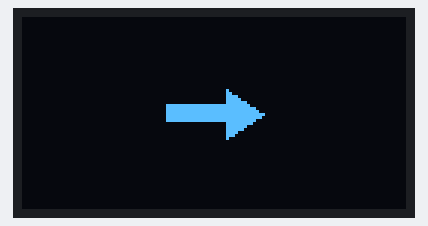
The sketch below on a simulated ESP32. On the bench: 128×64 one-colour display.

Above: at 0.59 s.
At 19.8 s:
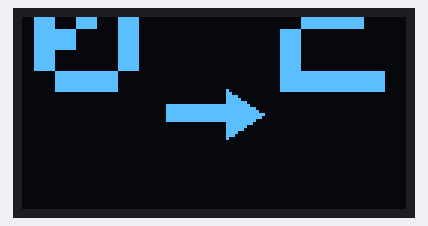
At 39.03 s:
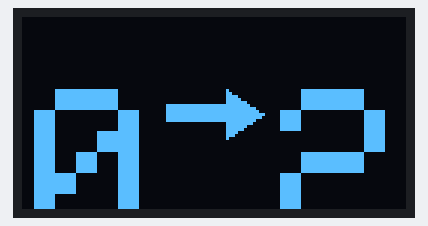

The sketch:

displayTest.ino
```cpp
#include <Wire.h>
#include <display.h>

void setup() {
  Serial.begin(115200);

  // Start I2C on chosen pins
  Wire.begin(I2C_SDA, I2C_SCL);

  //Prevents ESP32 from working if display setup has failed
  if (!display.begin(SSD1306_SWITCHCAPVCC, OLED_ADDR)) {
    Serial.println("SSD1306 allocation failed");
    while (true);
  }
  startNodeUpdate(2);
  //startText();
}

void loop() {
  updateDisplay();
}
```

display.cpp
```cpp
#include <display.h>
#include <Arduino.h>
#include <Adafruit_GFX.h>
#include <Adafruit_SSD1306.h>


const short SCREEN_WIDTH = 128;
const short SCREEN_HEIGHT = 64;
const short I2C_SDA = 8;
const short I2C_SCL = 9;

Adafruit_SSD1306 display(SCREEN_WIDTH, SCREEN_HEIGHT, &Wire);

displayState currDisplayState = TEXT;

//Function to Draw arrow on display
void drawArrow32x16(int x, int y) {
  const short width = 32;
  const short height = 16;

  const short shaftLength = 20;      // body length
  const short shaftThickness = 6;    // thickness of shaft

  const short centerY = y + height / 2;

  // Shaft (rectangle)
  display.fillRect(x, centerY - shaftThickness / 2,
                   shaftLength, shaftThickness,
                   SSD1306_WHITE);

  // Arrow head (triangle)
  display.fillTriangle(
    x + shaftLength, y,              // top back of head
    x + shaftLength, y + height,     // bottom back of head
    x + width, centerY,              // tip
    SSD1306_WHITE
  );
}

const short arrowX = 48;
const short arrowY = 24;
const short centre = 8;
short scrollVertical = 8;
const short uiInterval = 1;

unsigned long lastDisplayUpdate = 0;
short currentNode = 0;
short nextNode = 0;

/*
void nodeUpdate() {
  //Draws arrow
  display.clearDisplay();
  drawArrow32x16(arrowX, arrowY);

  //Draws Static Text
  display.setTextSize(7);
  display.setTextColor(SSD1306_WHITE);
  display.setCursor(4, scrollVertical);
  display.print(currentNode);
  display.setCursor(86, scrollVertical);
  display.print(nextNode);
  display.display();

  currentNode = nextNode;
  currDisplayState = IDLE;
}
*/

void nodeScroll() {
  unsigned long currentMillis = millis();

  //Check if enough time has elapsed to update animation
  if (currentMillis - lastDisplayUpdate >= uiInterval)
  {
    lastDisplayUpdate = currentMillis;

    //Draws arrow
    display.clearDisplay();
    drawArrow32x16(arrowX, arrowY);

    //Draws Scrolling Text
    display.setTextSize(7);
    display.setTextColor(SSD1306_WHITE);
    display.setCursor(4, scrollVertical);
    display.print(currentNode);
    display.setCursor(86, scrollVertical);
    display.print(nextNode);
    display.display();

    //Decrement y pos of node numbers
    scrollVertical -=4;

    //If scrolled to the top, jump to the bottom
    if (scrollVertical < -64 && scrollVertical > -100) {
      nodeScrollUpdate();
    }
  }
}

void nodeScrollUpdate() {
  unsigned long currentMillis = millis();
  scrollVertical = 64;
  //currentNode = nextNode;
  //Check if enough time has elapsed to update animation
  if (currentMillis - lastDisplayUpdate >= uiInterval)
  {
    lastDisplayUpdate = currentMillis;

    //Draws arrow
    display.clearDisplay();
    drawArrow32x16(arrowX, arrowY);

    //Draws Scrolling Text
    display.setTextSize(7);
    display.setTextColor(SSD1306_WHITE);
    display.setCursor(4, scrollVertical);
    display.print(currentNode);
    display.setCursor(86, scrollVertical);
    display.print(nextNode);
    display.display();

    //Decrement y pos of node numbers
    scrollVertical -=4;

    if (scrollVertical == 8) {
      currDisplayState = IDLE;
    }
  }
}

void startNodeUpdate(short node) {
  scrollVertical = 4;
  lastDisplayUpdate = millis();
  nextNode = node;
  currDisplayState = NODE_SCROLL;
}

bool parked = false;
void textUpdate() {
  //Will display start text
  if (parked == false)
  {
    display.clearDisplay();
    display.setTextColor(SSD1306_WHITE);
    display.setTextSize(4);
    display.setCursor(0, 16);
    display.print("START");
    display.display();
  }
  else
  {
    display.clearDisplay();
    display.setTextColor(SSD1306_WHITE);
    display.setTextSize(5);
    display.setCursor(0, 16);
    display.print("PARK");
    display.display();
  }
}
void startText() {
  if (currentNode == 5)
  {
    parked = true;
    currDisplayState = TEXT;
  }
  else
  {
    currDisplayState = TEXT;
  }
}


void wfcDisplay() {
  display.clearDisplay();
  display.setTextSize(3);
  display.setTextColor(SSD1306_WHITE);
  display.setCursor(0, 16);
  display.print("WFC");

  // Simple animated loading bar or dots based on millis()
  int dots = (millis() / 500) % 4;
  for(int i=0; i<dots; i++) display.print(".");
  display.display();
}


void updateDisplay() {
  switch(currDisplayState)
  {
    case IDLE:
      display.clearDisplay();
      break;
    case TEXT:
      textUpdate();
      break;
    case NODE_SCROLL:
      nodeScroll();
      break;
    case NODE_UPDATE_SCROLL:
      nodeScrollUpdate();
      break;
  }
}
```

display.h
```cpp
#ifndef display_h
#define display_h
#include <Adafruit_GFX.h>
#include <Adafruit_SSD1306.h>


enum displayState{
  TEXT,
  IDLE,
  NODE_SCROLL,
  NODE_UPDATE_SCROLL
};

extern displayState currDisplayState;

extern const short SCREEN_WIDTH;
extern const short SCREEN_HEIGHT;
extern const short I2C_SDA;
extern const short I2C_SCL;
#define OLED_ADDR 0x3C

extern Adafruit_SSD1306 display;

extern short node;
extern const short route[];

void drawArrow32x16(int x, int y);

extern const short arrowX;
extern const short arrowY;
extern const short centre;
extern short scrollVertical;
extern const short uiInterval;

void updateUI(short node);
void startText();

extern unsigned long lastDisplayUpdate;

extern short currentNode;
extern short nextNode;

void nodeScroll();
void nodeScrollUpdate();
void startNodeUpdate(short node);

extern bool parked;

void textUpdate();
void updateDisplay();

void wfcDisplay();

#endif
```
